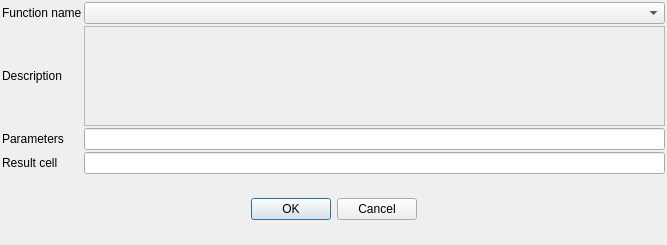
<?xml version="1.0" encoding="UTF-8"?>
<ui version="4.0">
 <class>DlgAddSalaryFunction</class>
 <widget class="QDialog" name="DlgAddSalaryFunction">
  <property name="geometry">
   <rect>
    <x>0</x>
    <y>0</y>
    <width>667</width>
    <height>245</height>
   </rect>
  </property>
  <property name="windowTitle">
   <string>Salary functions parameters</string>
  </property>
  <layout class="QHBoxLayout" name="horizontalLayout">
   <property name="spacing">
    <number>2</number>
   </property>
   <property name="leftMargin">
    <number>2</number>
   </property>
   <property name="topMargin">
    <number>2</number>
   </property>
   <property name="rightMargin">
    <number>2</number>
   </property>
   <property name="bottomMargin">
    <number>2</number>
   </property>
   <item>
    <layout class="QGridLayout" name="gridLayout">
     <item row="2" column="1">
      <widget class="QLineEdit" name="leParams"/>
     </item>
     <item row="3" column="0">
      <widget class="QLabel" name="label_3">
       <property name="text">
        <string>Result cell</string>
       </property>
      </widget>
     </item>
     <item row="1" column="1">
      <widget class="QTextEdit" name="txtDescription">
       <property name="enabled">
        <bool>false</bool>
       </property>
       <property name="maximumSize">
        <size>
         <width>16777215</width>
         <height>100</height>
        </size>
       </property>
       <property name="readOnly">
        <bool>true</bool>
       </property>
      </widget>
     </item>
     <item row="2" column="0">
      <widget class="QLabel" name="label_2">
       <property name="text">
        <string>Parameters</string>
       </property>
      </widget>
     </item>
     <item row="1" column="0">
      <widget class="QLabel" name="label_4">
       <property name="text">
        <string>Description</string>
       </property>
      </widget>
     </item>
     <item row="0" column="0">
      <widget class="QLabel" name="label">
       <property name="text">
        <string>Function name</string>
       </property>
      </widget>
     </item>
     <item row="3" column="1">
      <widget class="QLineEdit" name="leCell"/>
     </item>
     <item row="4" column="0" colspan="2">
      <widget class="QWidget" name="widget" native="true">
       <property name="minimumSize">
        <size>
         <width>20</width>
         <height>20</height>
        </size>
       </property>
       <layout class="QHBoxLayout" name="horizontalLayout_2">
        <item>
         <spacer name="horizontalSpacer">
          <property name="orientation">
           <enum>Qt::Horizontal</enum>
          </property>
          <property name="sizeHint" stdset="0">
           <size>
            <width>40</width>
            <height>20</height>
           </size>
          </property>
         </spacer>
        </item>
        <item>
         <widget class="QPushButton" name="btnOk">
          <property name="text">
           <string>OK</string>
          </property>
         </widget>
        </item>
        <item>
         <widget class="QPushButton" name="btnCancel">
          <property name="text">
           <string>Cancel</string>
          </property>
         </widget>
        </item>
        <item>
         <spacer name="horizontalSpacer_2">
          <property name="orientation">
           <enum>Qt::Horizontal</enum>
          </property>
          <property name="sizeHint" stdset="0">
           <size>
            <width>40</width>
            <height>20</height>
           </size>
          </property>
         </spacer>
        </item>
       </layout>
      </widget>
     </item>
     <item row="0" column="1">
      <widget class="QComboBox" name="cbFunction"/>
     </item>
    </layout>
   </item>
  </layout>
 </widget>
 <tabstops>
  <tabstop>txtDescription</tabstop>
  <tabstop>leParams</tabstop>
  <tabstop>leCell</tabstop>
  <tabstop>btnOk</tabstop>
  <tabstop>btnCancel</tabstop>
 </tabstops>
 <resources/>
 <connections/>
</ui>
